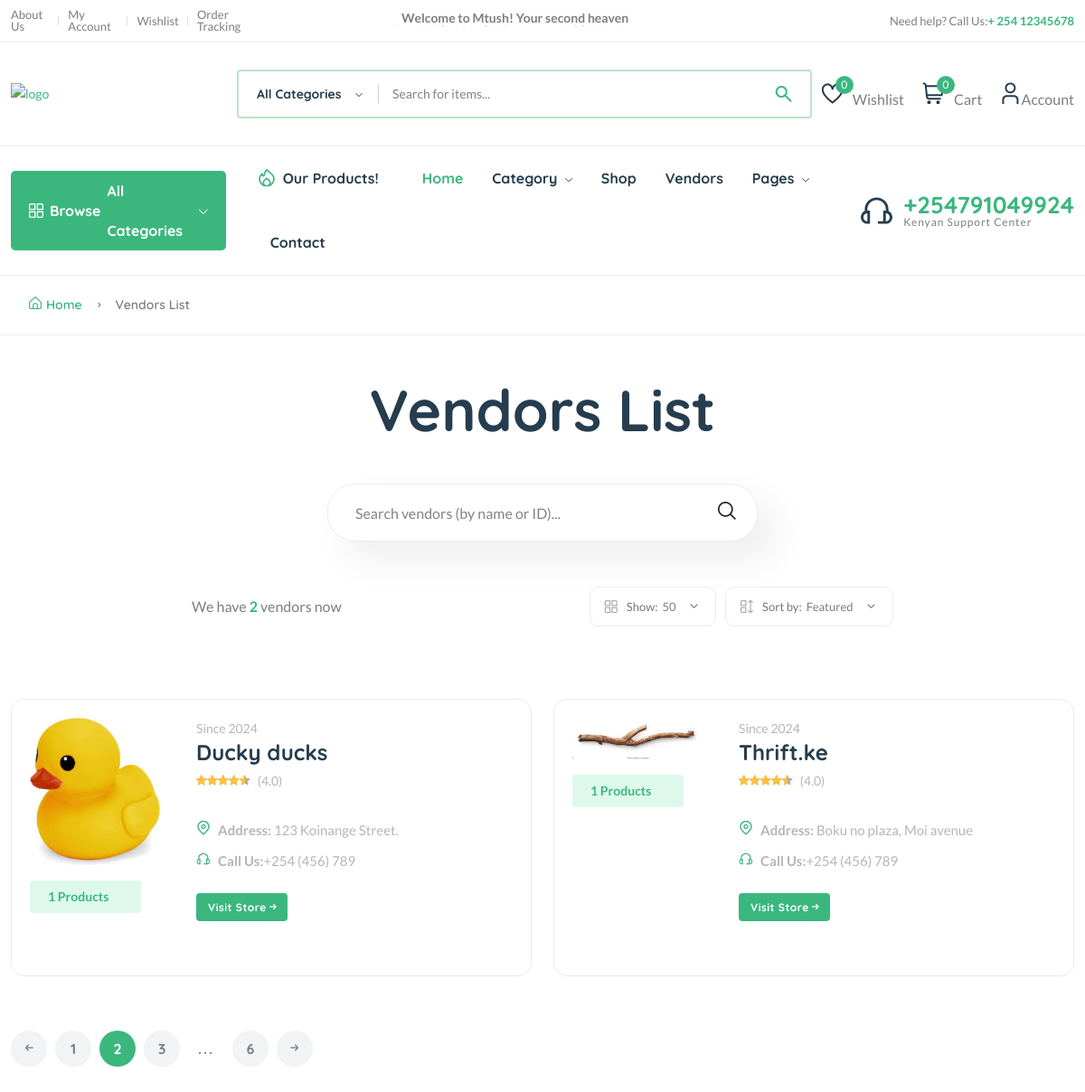
The app's page /vendors/ with its own data.
### core/models.py (models this page shows, shortened)
class Vendor(models.Model):
    vid = ShortUUIDField(unique=True, length=10, max_length=20,
                         prefix="ven", alphabet="abcdefgh12345")
    title = models.CharField(max_length=100, default="Thrift.ke")
    image = models.ImageField(
        upload_to=user_directory_path, default="vendor.jpg")
    cover_image = models.ImageField(
        upload_to=user_directory_path, default="vendor.jpg")
    description = CKEditor5Field(config_name='extends', null=True, blank=True)
    address = models.CharField(max_length=100, default="123 Koinange Street.")
    contact = models.CharField(max_length=100, default="+254 (456) 789")
    chat_resp_time = models.CharField(max_length=100, default="100")
    shipping_on_time = models.CharField(max_length=100, default="100")
    authentic_rating = models.CharField(max_length=100, default="100")
    days_return = models.CharField(max_length=100, default="100")
    warranty_period = models.CharField(max_length=100, default="100")
    user = models.ForeignKey(User, on_delete=models.SET_NULL, null=True)
    date = models.DateTimeField(auto_now_add=True, null=True, blank=True)
    class Meta:
        verbose_name_plural = "Vendors"

### core/views.py (the view)
# urls.py: path("vendors/", vendor_list_view, name="vendor-list"),
def vendor_list_view(request):
    vendors = Vendor.objects.all()
    context = {
        "vendors": vendors,
    }
    return render(request, "core/vendor-list.html", context)

### core/context_processor.py (called while the page is built)
def default(request):
    categories = Category.objects.all()
    vendors = Vendor.objects.all()
    min_max_price = Product.objects.aggregate(Min("price"), Max("price"))
    if request.user.is_authenticated:
        try:
            wishlist = wishlist_model.objects.filter(user=request.user)
        except:
            messages.warning(request, "You need to login before accessing your wishlist.")
            wishlist = 0
    else:
        wishlist = 0
    try:
        address = Address.objects.get(user=request.user)
    except:
        address = None
    return {
        'categories':categories,
        'wishlist':wishlist,
        'address':address,
        'vendors':vendors,
        'min_max_price':min_max_price,
    }

### templates/core/vendor-list.html (shortened to what this page needs)
{% extends 'partials/base.html' %}
{% load static %}
{% block content %}
    <main class="main pages mb-80">
        <div class="page-header breadcrumb-wrap">
            <div class="container">
                <div class="breadcrumb">
                    <a href="index.html" rel="nofollow"><i class="fi-rs-home mr-5"></i>Home</a>
                    <span></span> Vendors List
                </div>
            </div>
        </div>
        <div class="page-content pt-50">
            <div class="container">
                <div class="archive-header-2 text-center">
                    <h1 class="display-2 mb-50">Vendors List</h1>
                    <div class="row">
                        <div class="col-lg-5 mx-auto">
                            <div class="sidebar-widget-2 widget_search mb-50">
                                <div class="search-form">
                                    <form action="#">
                                        <input type="text" placeholder="Search vendors (by name or ID)..." />
                                        <button type="submit"><i class="fi-rs-search"></i></button>
                                    </form>
                                </div>
                            </div>
                        </div>
                    </div>
                </div>
                <div class="row mb-50">
                    <div class="col-12 col-lg-8 mx-auto">
                        <div class="shop-product-fillter">
                            <div class="totall-product">
                                <p>We have <strong class="text-brand">{{vendors.count}}</strong> vendor{{vendors.count|pluralize}} now</p>
                            </div>
                            <div class="sort-by-product-area">
                                <div class="sort-by-cover mr-10">
                                    <div class="sort-by-product-wrap">
                                        <div class="sort-by">
                                            <span><i class="fi-rs-apps"></i>Show:</span>
                                        </div>
                                        <div class="sort-by-dropdown-wrap">
                                            <span> 50 <i class="fi-rs-angle-small-down"></i></span>
                                        </div>
                                    </div>
                                </div>
                                <div class="sort-by-cover">
                                    <div class="sort-by-product-wrap">
                                        <div class="sort-by">
                                            <span><i class="fi-rs-apps-sort"></i>Sort by:</span>
                                        </div>
                                        <div class="sort-by-dropdown-wrap">
                                            <span> Featured <i class="fi-rs-angle-small-down"></i></span>
                                        </div>
                                    </div>
                                </div>
                            </div>
                        </div>
                    </div>
                </div>
                <div class="row vendor-grid">
                    {% for v in vendors %}
                    <div class="col-lg-6 col-md-6 col-12 col-sm-6">
                        <div class="vendor-wrap style-2 mb-40">
                            <div class="vendor-img-action-wrap">
                                <div class="vendor-img">
                                    <a href="{% url 'core:vendor-detail' v.vid %}">
                                        <img class="default-img" src="{{v.image.url}}" alt="" />
                                    </a>
                                </div>
                                <div class="mt-10">
                                    <span class="font-small total-product">{{v.product.all.count}} Products</span>
                                </div>
                            </div>
                            <div class="vendor-content-wrap">
                                <div class="mb-30">
                                    <div class="product-category">
                                        <span class="text-muted">Since {{v.date|date:"Y"}}</span>
                                    </div>
                                    <h4 class="mb-5"><a href="{% url 'core:vendor-detail' v.vid %}">{{v.title}}</a></h4>
                                    <div class="product-rate-cover">
                                        <div class="product-rate d-inline-block">
                                            <div class="product-rating" style="width: 90%"></div>
                                        </div>
                                        <span class="font-small ml-5 text-muted"> (4.0)</span>
                                    </div>
                                    <div class="vendor-info d-flex justify-content-between align-items-end mt-30">
                                        <ul class="contact-infor text-muted">
                                            <li><img src="assets/imgs/theme/icons/icon-location.svg" alt="" /><strong>Address: </strong> <span>{{v.address}}</span></li>
                                            <li><img src="assets/imgs/theme/icons/icon-contact.svg" alt="" /><strong>Call Us:</strong><span>{{v.contact}}</span></li>
                                        </ul>
                                        <br>
                                    </div>
                                    <br>
                                    <a href="{% url 'core:vendor-detail' v.vid %}" class="btn btn-xs">Visit Store <i class="fi-rs-arrow-small-right"></i></a>
                                </div>
                            </div>
                        </div>
                    </div>
                    {% endfor %}
                </div>
                <div class="pagination-area mt-20 mb-20">
                    <nav aria-label="Page navigation example">
                        <ul class="pagination justify-content-start">
                            <li class="page-item">
                                <a class="page-link" href="#"><i class="fi-rs-arrow-small-left"></i></a>
                            </li>
                            <li class="page-item"><a class="page-link" href="#">1</a></li>
                            <li class="page-item active"><a class="page-link" href="#">2</a></li>
                            <li class="page-item"><a class="page-link" href="#">3</a></li>
                            <li class="page-item"><a class="page-link dot" href="#">...</a></li>
                            <li class="page-item"><a class="page-link" href="#">6</a></li>
                            <li class="page-item">
                                <a class="page-link" href="#"><i class="fi-rs-arrow-small-right"></i></a>
                            </li>
                        </ul>
                    </nav>
                </div>
            </div>
        </div>
    </main>
    {% endblock content %}

### records on screen
Vendor: image (picture), product.all.count "1", date "2024", title "Ducky ducks", address "123 Koinange Street.", contact "+254 (456) 789"
Vendor: image (picture), product.all.count "1", date "2024", title "Thrift.ke", address "Boku no plaza, Moi avenue", contact "+254 (456) 789"

### other values on screen
{{ request.session.cart_data_obj|length }} "0"
{{ vendors.count }} "2"
